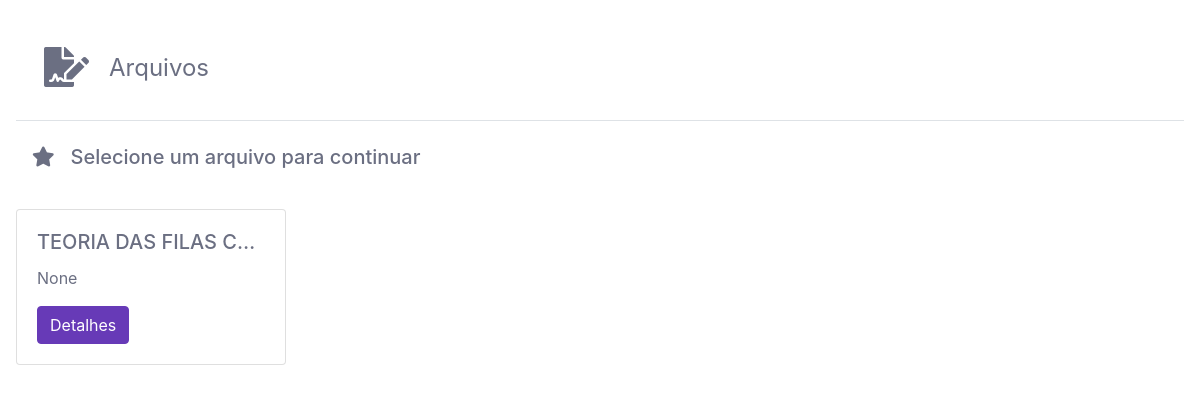
Before: /arquivos_enviados/ with the older database file.
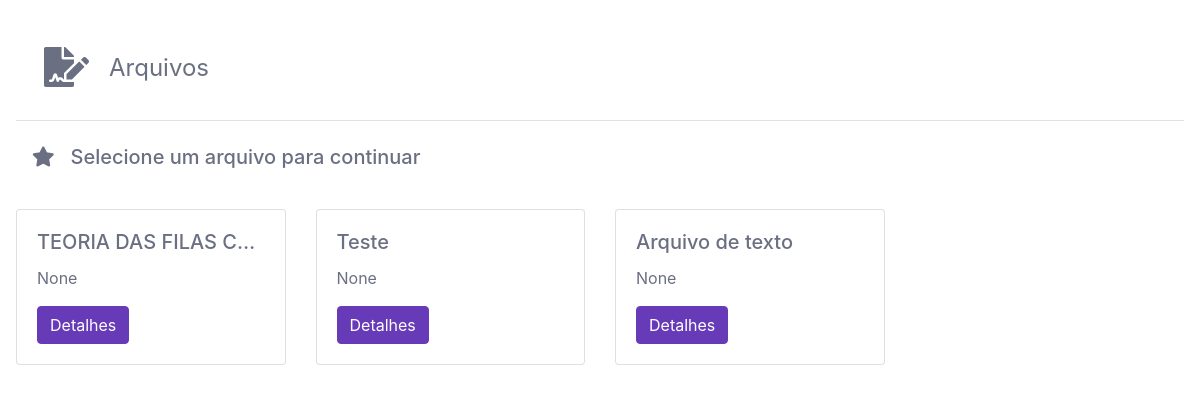
After: the same page with the newer database file.
### desafio/models.py (models this page shows, shortened)
class ModelFormArquivo(models.Model):
    titulo = models.CharField('Título', max_length=50)
    arquivo = models.FileField('Arquivo', upload_to='arquivos/', blank=False, null=False)
    conteudo = models.TextField('Conteudo', blank=True, null=True)
    versao = models.IntegerField('Versao', default=1)
    class Meta:
        verbose_name = 'Arquivo'
        verbose_name_plural = 'Arquivos'
        ordering = ('id', 'titulo')

### desafio/views.py (the view)
# urls.py: path('arquivos_enviados/', views.arquivos_enviados, name='arquivos_enviados'),
def arquivos_enviados(request):
    arquivos = ModelFormArquivo.objects.all()
    return render(request, 'desafio/arquivos_enviados.html', {'arquivos': arquivos})

### desafio/templates/desafio/arquivos_enviados.html (shortened to what this page needs)
{% extends "base/index.html" %}
{% block conteudo %}
<div class="container mt-3">
    <div class='shadow md-shadow-none rounded-lg h-100 overflow-hidden'>
        <div class='h-100 overflow-y-auto p-3'>
            <div class='p-2 d-flex border-bottom mb-2'>
                <h1 class='p-1 m-3 '><i class="fas fa-file-signature"></i></h1>
                <span class='font-weight-normal my-auto' style='font-size: 1.5rem;'>Arquivos</span>
            </div>
            <h5 class='p-3 mb-3'> <i class="fas fa-star pr-3 pl-0 "></i>Selecione um arquivo para continuar</h5>
            <div class="row">
                {% for arquivo in arquivos %}
                <div class="col-sm-3 pt-2">
                <div class="card">
                    <div class="card-body">
                      <h5 class="card-title text-truncate">{{ arquivo.titulo }}</h5>
                      <p class="card-text text-truncate">{{ arquivo.conteudo }}</p>
                      <a href="{% url 'desafio:arquivo' arquivo.id %}" class="btn btn-primary">Detalhes</a>
                    </div>
                </div>
                </div>
                {% endfor %}
            </div>
        </div>
    </div>
</div>
{% endblock %}

### templates/base/index.html (shortened to what this page needs)
<!DOCTYPE html>
<html lang="en">
{% load static %}
<head>
    <head>
        <link rel="stylesheet" href="{% static 'css/bootstrap.css' %}">
        <link rel="stylesheet" href="{% static 'css/all.css' %}">
        <link rel="stylesheet" href="{% static 'css/animate.css' %}">
        <link rel="stylesheet" href="{% static 'css/evotacao.css' %}">
    </head>
</head>
<body>
    {% block conteudo %}
    {% endblock %}
</body>
</html>

### desafio_compiladores/static/css/all.css (style rules this page uses)
.fa, .fas, .far, .fal, .fab { -moz-osx-font-smoothing: grayscale; -webkit-font-smoothing: antialiased; display: inline-block; font-style: normal; font-variant: normal; text-rendering: auto; line-height: 1; }
.fa-file-signature:before { content: "\f573"; }
.fa-star:before { content: "\f005"; }
.fa, .fas { font-family: "Font Awesome 5 Free"; font-weight: 900; }

### desafio_compiladores/static/css/evotacao.css (style rules this page uses)
body { overflow: visible !important; }
.overflow-y-auto { overflow-y: auto !important; }
@media (min-width: 768px) { .container, .container-sm, .container-md { max-width: 860px; } }
@media only screen and (min-width: 992px) { .md-shadow-none { -webkit-box-shadow: none !important; box-shadow: none !important; border-radius: 0 !important; } }
@media only screen and (min-width: 992px) { .container { max-width: 100% !important; margin-top: 0 !important; padding: 0 !important; height: 100% !important; } }
body { height: 100vh; overflow: hidden; line-height: 1.5; color: #6b6f82; text-align: left; font-family: -apple-system, BlinkMacSystemFont, "Segoe UI", Roboto, "Helvetica Neue", Arial, "Noto Sans", sans-serif, "Apple Color Emoji", "Segoe UI Emoji", "Segoe UI Symbol", "Noto Color Emoji"; }
* { box-sizing: border-box; }
*::before, *::after { box-sizing: border-box; }

Changed rows visible on the page:
added ModelFormArquivo: titulo "Teste", conteudo "None"
added ModelFormArquivo: titulo "Arquivo de texto", conteudo "None"
